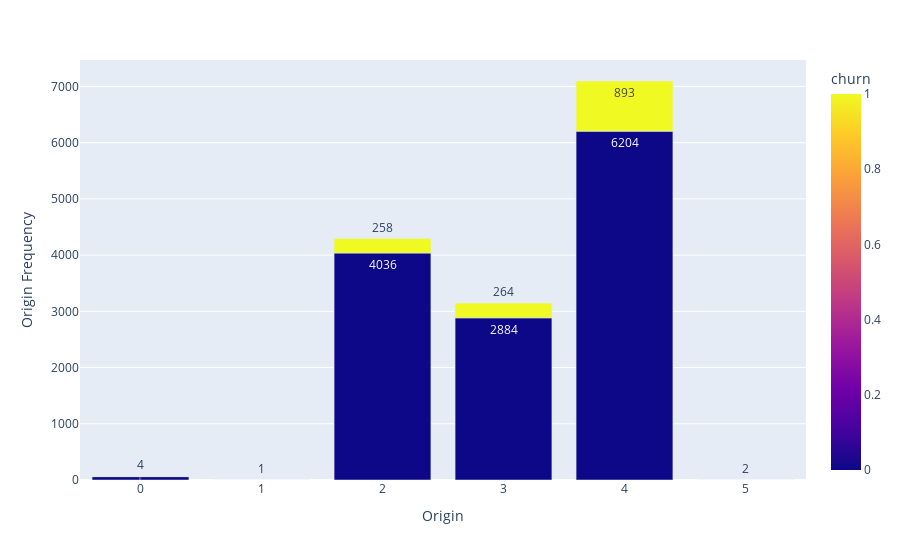

This figure's notebook cell:
### Markdown cell above
### Customers from origion 4 has highest churn rate than the others.

### Code cell
origion_up=client_df.groupby("churn")["origin_up"].value_counts().rename("origin_up_count").reset_index()
fig=px.bar(
    origion_up,
    x="origin_up",
    y="origin_up_count",
    color="churn",
    color_discrete_sequence=px.colors.qualitative.D3,
    text_auto=True
    )
fig.update_layout(xaxis_title="Origin",yaxis_title="Origin Frequency")
fig.show()

### Figure 1 — Plotly figure (JSON) as saved in the notebook; plotly's stock layout.template omitted (floating-point values rounded to 4 significant figures)
{"data": [{"alignmentgroup": "True", "hovertemplate": "origin_up=%{x}<br>origin_up_count=%{y}<br>churn=%{marker.color}<extra></extra>", "legendgroup": "", "marker": {"color": [0, 0, 0, 0, 0, 0, 1, 1, 1, 1], "coloraxis": "coloraxis", "pattern": {"shape": ""}}, "name": "", "offsetgroup": "", "orientation": "v", "showlegend": false, "textposition": "auto", "texttemplate": "%{y}", "type": "bar", "x": [4, 2, 3, 0, 5, 1, 4, 3, 2, 0], "xaxis": "x", "y": [6204, 4036, 2884, 60, 2, 1, 893, 264, 258, 4], "yaxis": "y"}], "layout": {"barmode": "relative", "coloraxis": {"colorbar": {"title": {"text": "churn"}}, "colorscale": [[0, "#0d0887"], [0.1111, "#46039f"], [0.2222, "#7201a8"], [0.3333, "#9c179e"], [0.4444, "#bd3786"], [0.5556, "#d8576b"], [0.6667, "#ed7953"], [0.7778, "#fb9f3a"], [0.8889, "#fdca26"], [1, "#f0f921"]]}, "legend": {"tracegroupgap": 0}, "margin": {"t": 60}, "xaxis": {"anchor": "y", "domain": [0, 1], "title": {"text": "Origin"}}, "yaxis": {"anchor": "x", "domain": [0, 1], "title": {"text": "Origin Frequency"}}}}
